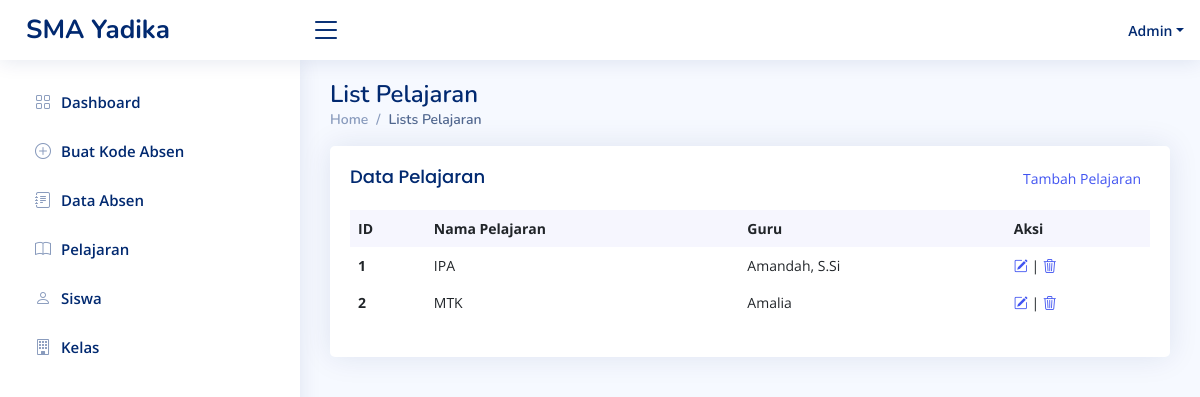
/index.php/admin/view_pelajaran, run on the app's committed database.
### tables this page shows
CREATE TABLE `pelajaran` (
  `id_pelajaran` int(255) NOT NULL,
  `nama_pelajaran` varchar(255) NOT NULL,
  `nama_guru` varchar(255) NOT NULL
);

### application/controllers/Admin.php (called while the page is built, shortened)
<?php
class Admin extends CI_Controller {
	public function __construct()
	{
		$this->load->model('akun_model');
		$this->load->model('crud_model');
	}
	public function view_pelajaran()
	{
		$data['array_pelajaran'] = $this->crud_model->mengambil_data('pelajaran');
		$this->load->view('admin_view_pelajaran',$data);
	}
}

### index.php (called while the page is built, shortened)
<?php
require_once BASEPATH.'core/CodeIgniter.php';

### application/models/Crud_model.php (called while the page is built, shortened)
<?php
class Crud_model extends CI_Model{
	public function mengambil_data($nama_tabel)
	{
		$this->db->select('*');
		$this->db->from($nama_tabel);
		$query = $this->db->get();
		return $query->result();
	}
}

### application/views/admin_view_pelajaran.php (the view, shortened to what this page needs)
<!DOCTYPE html>
<html lang="en">
<head>
  <link href="<?=base_url()?>css/bootstrap.min.css" rel="stylesheet">
  <link href="<?=base_url()?>css/niceadmin.css" rel="stylesheet">
  <link href="<?=base_url()?>css/bootstrap-icons/bootstrap-icons.css" rel="stylesheet">
  <link href="<?=base_url()?>css/boxicons/css/boxicons.min.css" rel="stylesheet">
  <link href="<?=base_url()?>css/quill/quill.snow.css" rel="stylesheet">
  <link href="<?=base_url()?>css/quill/quill.bubble.css" rel="stylesheet">
  <link href="<?=base_url()?>css/remixicon/remixicon.css" rel="stylesheet">
  <link href="<?=base_url()?>css/simple-datatables/style.css" rel="stylesheet">
</head>
<body>
  <main id="main" class="main">
    <div class="pagetitle">
      <h1>List Pelajaran</h1>
      <nav>
        <ol class="breadcrumb">
          <li class="breadcrumb-item"><a href="<?=site_url('admin')?>">Home</a></li>
          <li class="breadcrumb-item active">Lists Pelajaran</li>
        </ol>
      </nav>
    </div>
    <section class="section dashboard">
              <div class="card recent-sales overflow-auto">
                <div class="card-body">
                  <div class="d-flex justify-content-between">
					<h5 class="card-title">Data Pelajaran</h5>
					<button class="btn btn-sm text-primary"><a href="<?=site_url('admin/add_pelajaran')?>">Tambah Pelajaran</a></button>
				  </div>
                  <table class="table table-borderless datatable">
                    <thead>
                      <tr>
                        <th scope="col">ID</th>
                        <th scope="col">Nama Pelajaran</th>
                        <th scope="col">Guru</th>
                        <th scope="col">Aksi</th>
                      </tr>
                    </thead>
                    <tbody>
<?php foreach($array_pelajaran as $pelajaran): ?>
                      <tr>
                        <th scope="row"><?=$pelajaran->id_pelajaran?></th>
                        <td><?=$pelajaran->nama_pelajaran?></td>
                        <td><?=$pelajaran->nama_guru?></td>
                        <td><a href="<?=site_url('admin/edit_pelajaran/'.$pelajaran->id_pelajaran)?>"><i class="bi bi-pencil-square"></i></a> | <a href="<?=site_url('admin/hapus_pelajaran/'.$pelajaran->id_pelajaran)?>"><i class="bi bi-trash3"></i></a> </td>
                      </tr>
<?php endforeach; ?>
                    </tbody>
                  </table>
                </div>
              </div>
	</section>
  </main>
</body>
</html>

### css/niceadmin.css (style rules this page uses)
:root { scroll-behavior: smooth; }
body { font-family: "Open Sans", sans-serif; background: #f6f9ff; color: #444444; }
a { color: #4154f1; text-decoration: none; }
h1, h2, h3, h4, h5, h6 { font-family: "Nunito", sans-serif; }
#main { margin-top: 60px; padding: 20px 30px; transition: all 0.3s; }
.pagetitle { margin-bottom: 10px; }
.pagetitle h1 { font-size: 24px; margin-bottom: 0; font-weight: 600; color: #012970; }
.card { margin-bottom: 30px; border: none; border-radius: 5px; box-shadow: 0px 0 30px rgba(1, 41, 112, 0.1); }
.card-title { padding: 20px 0 15px 0; font-size: 18px; font-weight: 500; color: #012970; font-family: "Poppins", sans-serif; }
.card-body { padding: 0 20px 20px 20px; }
.breadcrumb { font-size: 14px; font-family: "Nunito", sans-serif; color: #899bbd; font-weight: 600; }
.breadcrumb a { color: #899bbd; transition: 0.3s; }
.breadcrumb .breadcrumb-item::before { color: #899bbd; }
.breadcrumb .active { color: #51678f; font-weight: 600; }
@media (min-width: 1200px) { #main, #footer { margin-left: 300px; } }
.dashboard .recent-sales { font-size: 14px; }
.dashboard .recent-sales .table thead { background: #f6f6fe; }
.dashboard .recent-sales .table thead th { border: 0; }

### data on the page
pelajaran: id_pelajaran "1", nama_pelajaran "IPA", nama_guru "Amandah, S.Si"
pelajaran: id_pelajaran "2", nama_pelajaran "MTK", nama_guru "Amalia"
